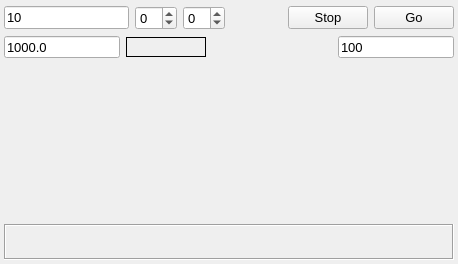
<?xml version="1.0" encoding="UTF-8"?>
<ui version="4.0">
 <class>AoSubWidget</class>
 <widget class="QWidget" name="AoSubWidget">
  <property name="geometry">
   <rect>
    <x>0</x>
    <y>0</y>
    <width>458</width>
    <height>262</height>
   </rect>
  </property>
  <property name="font">
   <font>
    <pointsize>10</pointsize>
   </font>
  </property>
  <property name="windowTitle">
   <string>Form</string>
  </property>
  <layout class="QVBoxLayout" name="verticalLayout">
   <property name="spacing">
    <number>2</number>
   </property>
   <property name="leftMargin">
    <number>4</number>
   </property>
   <property name="topMargin">
    <number>4</number>
   </property>
   <property name="rightMargin">
    <number>4</number>
   </property>
   <property name="bottomMargin">
    <number>4</number>
   </property>
   <item>
    <widget class="QFrame" name="frame">
     <property name="sizePolicy">
      <sizepolicy hsizetype="Preferred" vsizetype="Minimum">
       <horstretch>0</horstretch>
       <verstretch>0</verstretch>
      </sizepolicy>
     </property>
     <property name="minimumSize">
      <size>
       <width>0</width>
       <height>0</height>
      </size>
     </property>
     <property name="maximumSize">
      <size>
       <width>16777215</width>
       <height>33</height>
      </size>
     </property>
     <property name="frameShape">
      <enum>QFrame::NoFrame</enum>
     </property>
     <property name="frameShadow">
      <enum>QFrame::Raised</enum>
     </property>
     <layout class="QHBoxLayout" name="horizontalLayout">
      <property name="leftMargin">
       <number>0</number>
      </property>
      <property name="topMargin">
       <number>2</number>
      </property>
      <property name="rightMargin">
       <number>0</number>
      </property>
      <property name="bottomMargin">
       <number>2</number>
      </property>
      <item>
       <widget class="QLineEdit" name="leNumSamples">
        <property name="toolTip">
         <string>Samples per channel</string>
        </property>
        <property name="text">
         <string>10</string>
        </property>
       </widget>
      </item>
      <item>
       <widget class="QSpinBox" name="spnLowChan">
        <property name="toolTip">
         <string>Low channel</string>
        </property>
        <property name="minimum">
         <number>-1</number>
        </property>
       </widget>
      </item>
      <item>
       <widget class="QSpinBox" name="spnHighChan">
        <property name="toolTip">
         <string>High channel</string>
        </property>
        <property name="minimum">
         <number>-1</number>
        </property>
       </widget>
      </item>
      <item>
       <spacer name="horizontalSpacer">
        <property name="orientation">
         <enum>Qt::Horizontal</enum>
        </property>
        <property name="sizeHint" stdset="0">
         <size>
          <width>40</width>
          <height>20</height>
         </size>
        </property>
       </spacer>
      </item>
      <item>
       <widget class="QPushButton" name="cmdStop">
        <property name="text">
         <string>Stop</string>
        </property>
       </widget>
      </item>
      <item>
       <widget class="QPushButton" name="cmdGo">
        <property name="text">
         <string>Go</string>
        </property>
       </widget>
      </item>
     </layout>
    </widget>
   </item>
   <item>
    <widget class="QFrame" name="fraScan">
     <property name="minimumSize">
      <size>
       <width>0</width>
       <height>0</height>
      </size>
     </property>
     <property name="maximumSize">
      <size>
       <width>16777215</width>
       <height>33</height>
      </size>
     </property>
     <property name="frameShape">
      <enum>QFrame::NoFrame</enum>
     </property>
     <property name="frameShadow">
      <enum>QFrame::Raised</enum>
     </property>
     <layout class="QHBoxLayout" name="horizontalLayout_3">
      <property name="leftMargin">
       <number>0</number>
      </property>
      <property name="topMargin">
       <number>2</number>
      </property>
      <property name="rightMargin">
       <number>0</number>
      </property>
      <property name="bottomMargin">
       <number>2</number>
      </property>
      <item>
       <widget class="QLineEdit" name="leRate">
        <property name="maximumSize">
         <size>
          <width>16777215</width>
          <height>22</height>
         </size>
        </property>
        <property name="toolTip">
         <string>Rate</string>
        </property>
        <property name="text">
         <string>1000.0</string>
        </property>
       </widget>
      </item>
      <item>
       <widget class="QLabel" name="lblRateReturned">
        <property name="sizePolicy">
         <sizepolicy hsizetype="Minimum" vsizetype="Minimum">
          <horstretch>0</horstretch>
          <verstretch>0</verstretch>
         </sizepolicy>
        </property>
        <property name="minimumSize">
         <size>
          <width>80</width>
          <height>20</height>
         </size>
        </property>
        <property name="maximumSize">
         <size>
          <width>16777215</width>
          <height>20</height>
         </size>
        </property>
        <property name="toolTip">
         <string>Actual rate returned</string>
        </property>
        <property name="frameShape">
         <enum>QFrame::Box</enum>
        </property>
        <property name="text">
         <string/>
        </property>
       </widget>
      </item>
      <item>
       <spacer name="horizontalSpacer_3">
        <property name="orientation">
         <enum>Qt::Horizontal</enum>
        </property>
        <property name="sizeHint" stdset="0">
         <size>
          <width>136</width>
          <height>20</height>
         </size>
        </property>
       </spacer>
      </item>
      <item>
       <widget class="QLineEdit" name="leBlockSize">
        <property name="maximumSize">
         <size>
          <width>16777215</width>
          <height>22</height>
         </size>
        </property>
        <property name="toolTip">
         <string>Block size</string>
        </property>
        <property name="text">
         <string>100</string>
        </property>
       </widget>
      </item>
     </layout>
    </widget>
   </item>
   <item>
    <widget class="QFrame" name="fraProgWrite">
     <property name="frameShape">
      <enum>QFrame::NoFrame</enum>
     </property>
     <property name="frameShadow">
      <enum>QFrame::Raised</enum>
     </property>
     <layout class="QHBoxLayout" name="horizontalLayout_4">
      <property name="spacing">
       <number>2</number>
      </property>
      <property name="leftMargin">
       <number>0</number>
      </property>
      <property name="topMargin">
       <number>0</number>
      </property>
      <property name="rightMargin">
       <number>0</number>
      </property>
      <property name="bottomMargin">
       <number>0</number>
      </property>
      <item>
       <widget class="QStackedWidget" name="stackedWidget">
        <property name="sizePolicy">
         <sizepolicy hsizetype="Preferred" vsizetype="MinimumExpanding">
          <horstretch>0</horstretch>
          <verstretch>0</verstretch>
         </sizepolicy>
        </property>
        <property name="minimumSize">
         <size>
          <width>0</width>
          <height>160</height>
         </size>
        </property>
        <property name="frameShape">
         <enum>QFrame::NoFrame</enum>
        </property>
        <property name="currentIndex">
         <number>1</number>
        </property>
        <widget class="QWidget" name="pgDataSet">
         <layout class="QHBoxLayout" name="horizontalLayout_5">
          <property name="spacing">
           <number>4</number>
          </property>
          <property name="leftMargin">
           <number>1</number>
          </property>
          <property name="topMargin">
           <number>1</number>
          </property>
          <property name="rightMargin">
           <number>1</number>
          </property>
          <property name="bottomMargin">
           <number>1</number>
          </property>
          <item>
           <widget class="QTextEdit" name="teShowValues">
            <property name="frameShape">
             <enum>QFrame::NoFrame</enum>
            </property>
            <property name="tabStopWidth">
             <number>40</number>
            </property>
           </widget>
          </item>
          <item>
           <widget class="QSlider" name="hSldAoutVal">
            <property name="minimum">
             <number>0</number>
            </property>
            <property name="maximum">
             <number>65535</number>
            </property>
            <property name="pageStep">
             <number>1024</number>
            </property>
            <property name="orientation">
             <enum>Qt::Horizontal</enum>
            </property>
           </widget>
          </item>
          <item>
           <widget class="QLineEdit" name="leAoutVal">
            <property name="maximumSize">
             <size>
              <width>120</width>
              <height>16777215</height>
             </size>
            </property>
            <property name="text">
             <string>0.0</string>
            </property>
           </widget>
          </item>
         </layout>
        </widget>
        <widget class="QWidget" name="pgDataDisp">
         <layout class="QVBoxLayout" name="verticalLayout_2">
          <property name="spacing">
           <number>4</number>
          </property>
          <property name="leftMargin">
           <number>1</number>
          </property>
          <property name="topMargin">
           <number>1</number>
          </property>
          <property name="rightMargin">
           <number>1</number>
          </property>
          <property name="bottomMargin">
           <number>1</number>
          </property>
          <item>
           <widget class="QCustomPlot" name="plotOutData" native="true"/>
          </item>
         </layout>
        </widget>
       </widget>
      </item>
     </layout>
    </widget>
   </item>
   <item>
    <widget class="QFrame" name="fraInfoStat">
     <property name="font">
      <font>
       <pointsize>8</pointsize>
      </font>
     </property>
     <property name="frameShape">
      <enum>QFrame::Box</enum>
     </property>
     <property name="frameShadow">
      <enum>QFrame::Sunken</enum>
     </property>
     <layout class="QVBoxLayout" name="verticalLayout_6">
      <property name="spacing">
       <number>0</number>
      </property>
      <property name="leftMargin">
       <number>0</number>
      </property>
      <property name="topMargin">
       <number>0</number>
      </property>
      <property name="rightMargin">
       <number>0</number>
      </property>
      <property name="bottomMargin">
       <number>0</number>
      </property>
      <item>
       <widget class="QLabel" name="lblInfo">
        <property name="sizePolicy">
         <sizepolicy hsizetype="Preferred" vsizetype="Minimum">
          <horstretch>0</horstretch>
          <verstretch>0</verstretch>
         </sizepolicy>
        </property>
        <property name="minimumSize">
         <size>
          <width>400</width>
          <height>16</height>
         </size>
        </property>
        <property name="maximumSize">
         <size>
          <width>16777215</width>
          <height>16</height>
         </size>
        </property>
        <property name="text">
         <string/>
        </property>
        <property name="margin">
         <number>2</number>
        </property>
       </widget>
      </item>
      <item>
       <widget class="QLabel" name="lblStatus">
        <property name="sizePolicy">
         <sizepolicy hsizetype="Preferred" vsizetype="Minimum">
          <horstretch>0</horstretch>
          <verstretch>0</verstretch>
         </sizepolicy>
        </property>
        <property name="minimumSize">
         <size>
          <width>400</width>
          <height>16</height>
         </size>
        </property>
        <property name="maximumSize">
         <size>
          <width>16777215</width>
          <height>16</height>
         </size>
        </property>
        <property name="text">
         <string/>
        </property>
        <property name="margin">
         <number>2</number>
        </property>
       </widget>
      </item>
     </layout>
    </widget>
   </item>
  </layout>
 </widget>
 <customwidgets>
  <customwidget>
   <class>QCustomPlot</class>
   <extends>QWidget</extends>
   <header>qcustomplot.h</header>
   <container>1</container>
  </customwidget>
 </customwidgets>
 <resources/>
 <connections/>
</ui>
